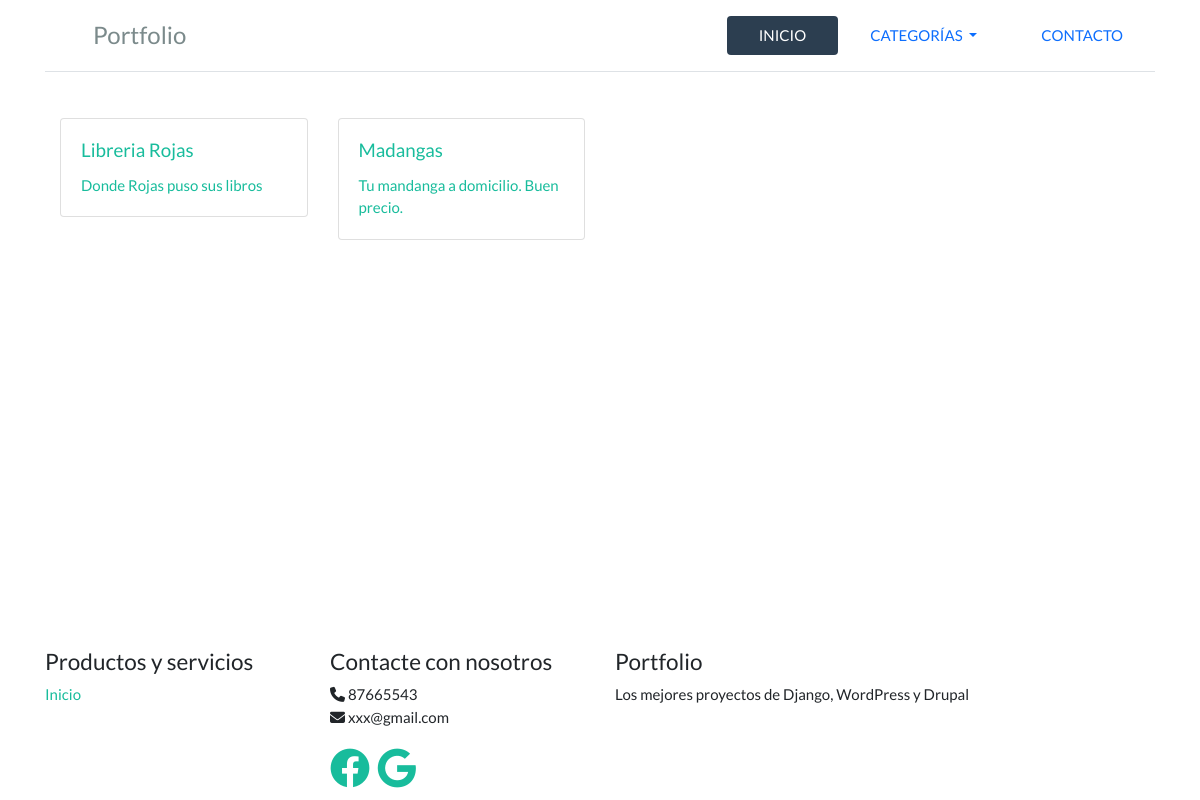
Screenshot of /3/ with the database file from the repository.
### portfolioapp/models.py (models this page shows)
class Proyecto(models.Model):
    categorias = models.ManyToManyField(Categoria, verbose_name='Categoria', related_name="proyectos")
    titulo = models.CharField(max_length = 250, verbose_name='Titulo', null=False, blank=False)
    descripcion = models.TextField(verbose_name='Descripcion', null=False, blank=False)
    year = models.IntegerField(verbose_name='Año', null=False, blank=False)
    fecha_creacion = models.DateTimeField(verbose_name='Fecha creación' , default=now)
    imagen = models.ImageField(verbose_name = 'Imagen', null=True, blank=True)

### portfolioapp/views.py (the view)
# urls.py: path('', views.HomeView.as_view(), name='home'),
class HomeView(TemplateView):
    template_name = 'portfolio/home.html'
    def get_context_data(self, **kwargs):
        context = super(HomeView, self).get_context_data(**kwargs)
        cat_id = kwargs.get('cat_id')
        context['proyectos'] = Proyecto.objects.filter(categorias__id=cat_id) if cat_id else Proyecto.objects.all()
        return context

### portfolioapp/templatetags/categorias_dropdown.py (called while the page is built)
@register.inclusion_tag('portfolio/categorias_dropdown.html')
def categorias_dropdown():
    categorias = Categoria.objects.all()
    return {'categorias': categorias}

### templates/portfolio/home.html (shortened to what this page needs)
{% extends 'portfolio/base.html' %}
{% load static %}
{% block content %}
<div>
	<div class="container mb-5">
		<div class="row">
		{% if proyectos %}
			{% for proyecto in proyectos %}
				<div class="col-sm-3">
					<a href="{% url 'proyecto_update' pk=proyecto.id %}" class="p-5">
						<div class="card">
							<div class="card-body">
								<h5 class="card-title">{{ proyecto.titulo }}</h5>
								<p class="card-text">{{ proyecto.descripcion }}</p>
							</div>
						</div>
					</a>
				</div>
			{% endfor %}
		{% else %}
			<p>No se han encontrado proyectos</p>
		{% endif %}
		</div>
	</div>
</div>
{% endblock %}

### rows the page displays
Proyecto: titulo "Libreria Rojas", descripcion "Donde Rojas puso sus libros"
Proyecto: titulo "Madangas", descripcion "Tu mandanga a domicilio. Buen precio."
